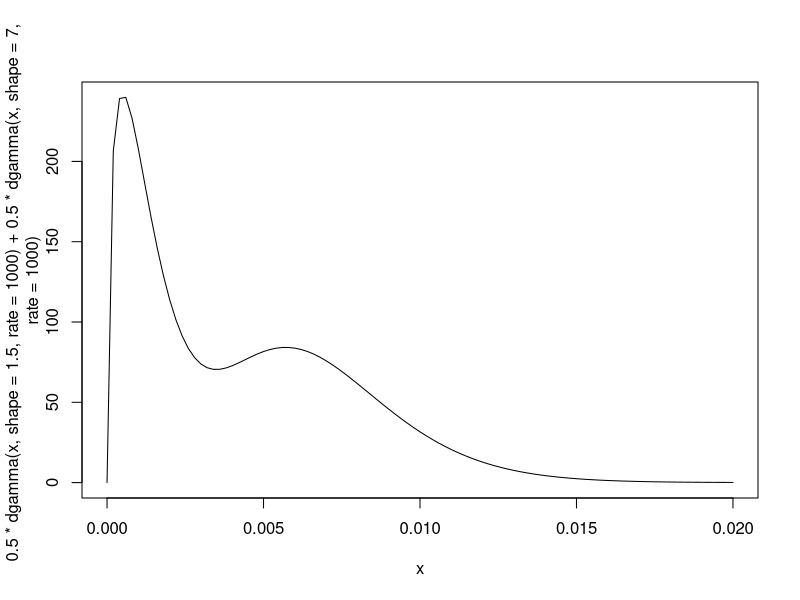
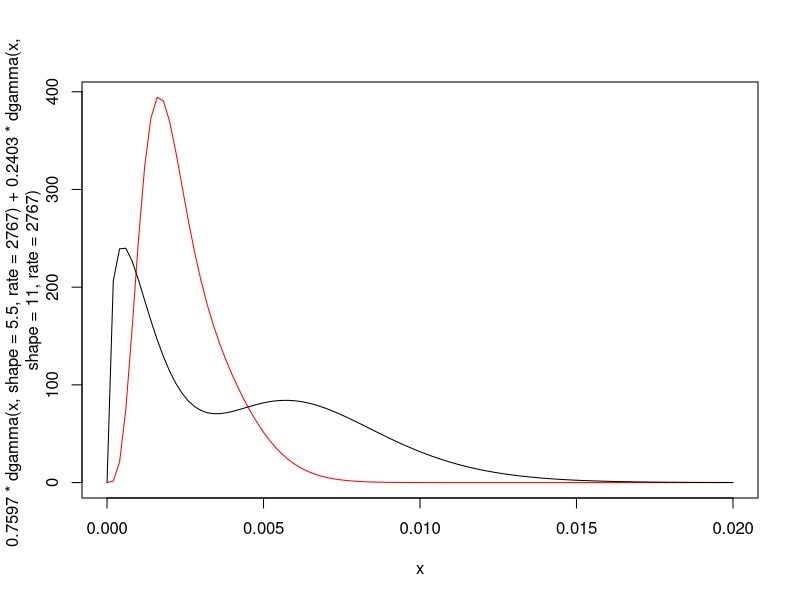
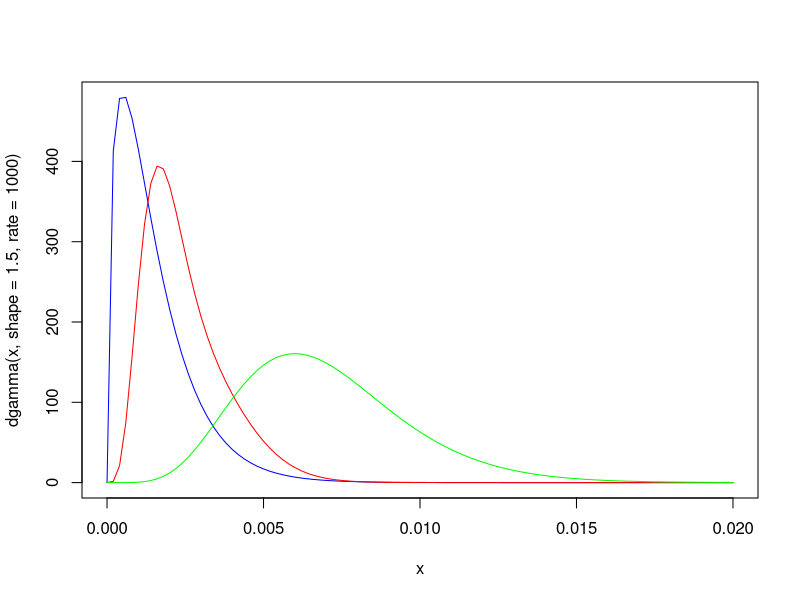

These charts were generated, in order, by the following R code:
##########################################
# Exercise Solution: Learning about a
# Mortality Rate using a Mixture Prior
##########################################

# load LearnBayes package
library(LearnBayes)

# look up poisson.gamma.mix() function
?poisson.gamma.mix

# a) graph the prior density
curve(.5*dgamma(x,shape=1.5,rate=1000)+.5*dgamma(x,shape=7,rate=1000),
  from=0, to=.02)

# b) compute the posterior distribution of lambda
yobs=4; e=1767
data=list(y=yobs, t=e)
probs=c(.5,.5)
gammapar=rbind(c(1.5,1000),c(7,1000))
post=poisson.gamma.mix(probs,gammapar,data)
post

# c) show prior and posterior on same graph
# this is posterior
curve(.7597*dgamma(x,shape=5.5,rate=2767)+
      .2403*dgamma(x,shape=11,rate=2767),
       from=0, to=.02, col="red")
# this is prior
curve(.5*dgamma(x,shape=1.5,rate=1000)+.5*dgamma(x,shape=7,rate=1000),
       from=0, to=.02, add=TRUE)

# d) compute probability mortality rate 
#    exceeds .005
.7597*(1-pgamma(.005,shape=5.5,rate=2767))+
      .2403*(1-pgamma(.005,shape=11,rate=2767))

# e) based on mixing probabilities, were the data more
#    consistent with beliefs of first or second expert?

# First expert...the posterior is more consistent
# with curve of gamma() function of second expert:

# graph the prior density of first expert
curve(dgamma(x,shape=1.5,rate=1000),
      from=0, to=.02, col="blue")
# this is posterior
curve(.7597*dgamma(x,shape=5.5,rate=2767)+
        .2403*dgamma(x,shape=11,rate=2767),
      from=0, to=.02, col="red", add=TRUE)
# graph the prior density of second expert
curve(dgamma(x,shape=7,rate=1000),
      from=0, to=.02, col="green", add=TRUE)
